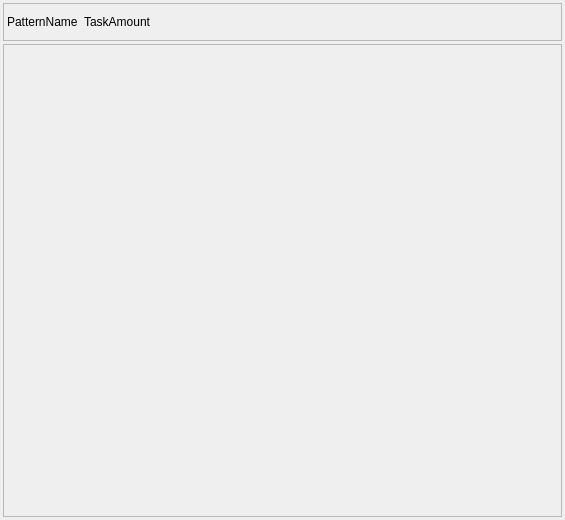
<?xml version="1.0" encoding="UTF-8"?>
<ui version="4.0">
 <class>CustomFileMappingPatternWidgetClass</class>
 <widget class="QWidget" name="CustomFileMappingPatternWidgetClass">
  <property name="geometry">
   <rect>
    <x>0</x>
    <y>0</y>
    <width>565</width>
    <height>520</height>
   </rect>
  </property>
  <property name="windowTitle">
   <string>CustomFileMappingPatternWidget</string>
  </property>
  <layout class="QGridLayout" name="gridLayout_main">
   <property name="leftMargin">
    <number>3</number>
   </property>
   <property name="topMargin">
    <number>3</number>
   </property>
   <property name="rightMargin">
    <number>3</number>
   </property>
   <property name="bottomMargin">
    <number>3</number>
   </property>
   <property name="spacing">
    <number>3</number>
   </property>
   <item row="1" column="0">
    <widget class="QFrame" name="frame_tasks">
     <property name="frameShape">
      <enum>QFrame::StyledPanel</enum>
     </property>
     <property name="frameShadow">
      <enum>QFrame::Raised</enum>
     </property>
     <layout class="QGridLayout" name="gridLayout_tasks"/>
    </widget>
   </item>
   <item row="0" column="0">
    <widget class="QFrame" name="frame_patternHeader">
     <property name="sizePolicy">
      <sizepolicy hsizetype="Preferred" vsizetype="Fixed">
       <horstretch>0</horstretch>
       <verstretch>0</verstretch>
      </sizepolicy>
     </property>
     <property name="frameShape">
      <enum>QFrame::StyledPanel</enum>
     </property>
     <property name="frameShadow">
      <enum>QFrame::Raised</enum>
     </property>
     <layout class="QGridLayout" name="gridLayout_patternHeader">
      <property name="leftMargin">
       <number>3</number>
      </property>
      <property name="topMargin">
       <number>3</number>
      </property>
      <property name="rightMargin">
       <number>3</number>
      </property>
      <property name="bottomMargin">
       <number>3</number>
      </property>
      <item row="0" column="2">
       <spacer name="horizontalSpacer">
        <property name="orientation">
         <enum>Qt::Horizontal</enum>
        </property>
        <property name="sizeHint" stdset="0">
         <size>
          <width>40</width>
          <height>20</height>
         </size>
        </property>
       </spacer>
      </item>
      <item row="0" column="0">
       <widget class="QLabel" name="label_patternName">
        <property name="minimumSize">
         <size>
          <width>0</width>
          <height>30</height>
         </size>
        </property>
        <property name="text">
         <string>PatternName</string>
        </property>
       </widget>
      </item>
      <item row="0" column="3">
       <widget class="QPushButton" name="btn_addTask">
        <property name="minimumSize">
         <size>
          <width>0</width>
          <height>30</height>
         </size>
        </property>
        <property name="text">
         <string/>
        </property>
        <property name="icon">
         <iconset resource="../../LibHeaderFileAutoSyncUpdate/resource.qrc">
          <normaloff>:/assets/image/add_black.png</normaloff>:/assets/image/add_black.png</iconset>
        </property>
        <property name="iconSize">
         <size>
          <width>20</width>
          <height>20</height>
         </size>
        </property>
        <property name="default">
         <bool>false</bool>
        </property>
        <property name="flat">
         <bool>true</bool>
        </property>
       </widget>
      </item>
      <item row="0" column="1">
       <widget class="QLabel" name="label_taskAmount">
        <property name="text">
         <string>TaskAmount</string>
        </property>
       </widget>
      </item>
     </layout>
    </widget>
   </item>
  </layout>
 </widget>
 <layoutdefault spacing="6" margin="11"/>
 <resources>
  <include location="../../LibHeaderFileAutoSyncUpdate/resource.qrc"/>
 </resources>
 <connections/>
</ui>
